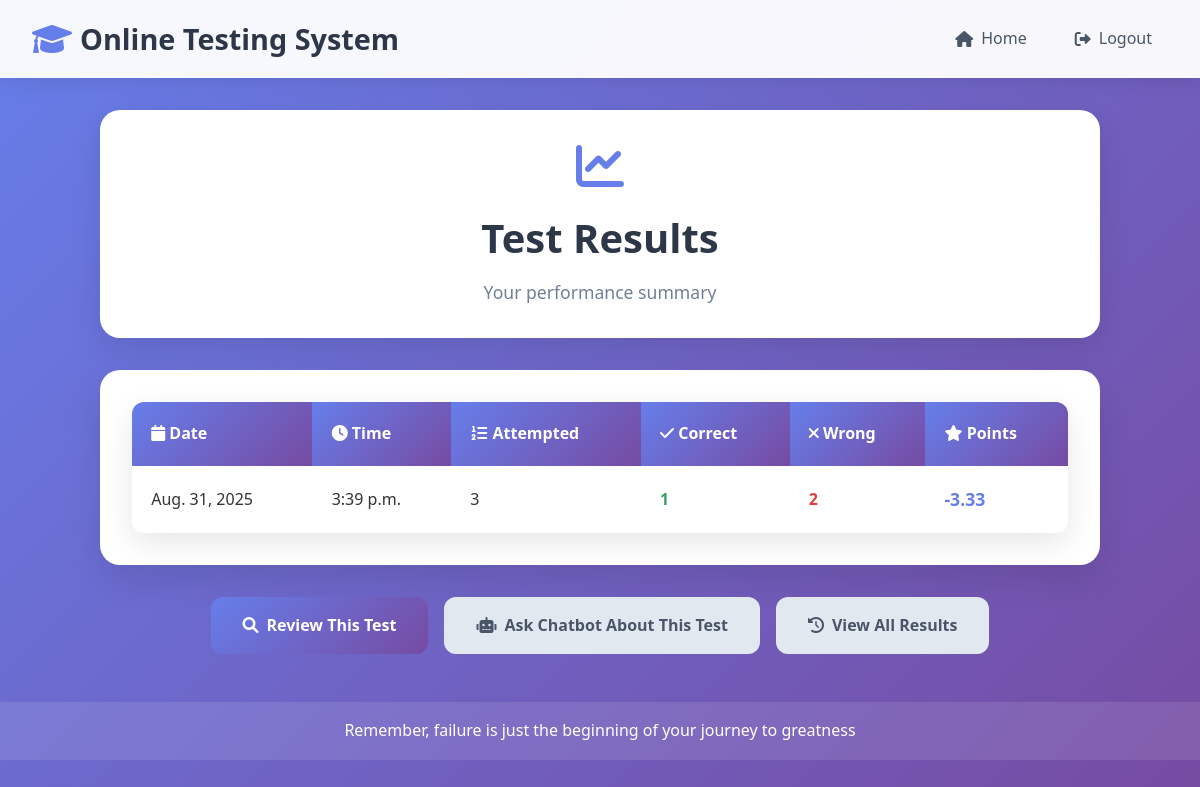
Screenshot of /result (signed in) with the database file from the repository.
### OTS/models.py (models this page shows, shortened)
class Result(models.Model):
    resultid = models.BigAutoField(primary_key=True, auto_created=True)
    username = models.ForeignKey(Candidate, on_delete=models.CASCADE)
    date = models.DateField(auto_now=True)
    time = models.TimeField(auto_now=True)
    attempt = models.IntegerField()
    right = models.IntegerField()
    wrong = models.IntegerField()
    points = models.FloatField()
    details = models.JSONField(default=list, blank=True)
    class Meta:
        ordering = ['-resultid']

### OTS/views.py (the view)
# urls.py: path('result', showTestResult, name='result'),
def showTestResult(request):
    if 'name' not in request.session:
        return HttpResponseRedirect("login")
    latest = Result.objects.filter(username_id=request.session['username']).order_by('-resultid')[:1]
    return render(request, 'show_result.html', {'result': latest})

### templates/show_result.html (shortened to what this page needs)
{% extends 'main.html' %}
{% block top %}
<a href="{% url 'OTS:home' %}"><i class="fas fa-home"></i> Home</a>
<a href="{% url 'OTS:logout' %}"><i class="fas fa-sign-out-alt"></i> Logout</a>
{% endblock %}
{% block content %}
<div class="result-container">
    <div class="result-header">
        <i class="fas fa-chart-line"></i>
        <h1>Test Results</h1>
        <p>Your performance summary</p>
    </div>
    <div class="result-table-container">
        <table class="result-table">
            <thead>
                <tr>
                    <th><i class="fas fa-calendar"></i> Date</th>
                    <th><i class="fas fa-clock"></i> Time</th>
                    <th><i class="fas fa-list-ol"></i> Attempted</th>
                    <th><i class="fas fa-check"></i> Correct</th>
                    <th><i class="fas fa-times"></i> Wrong</th>
                    <th><i class="fas fa-star"></i> Points</th>
                </tr>
            </thead>
            <tbody>
                {% for r in result %}
                <tr>
                    <td>{{ r.date }}</td>
                    <td>{{ r.time }}</td>
                    <td>{{ r.attempt }}</td>
                    <td class="correct">{{ r.right }}</td>
                    <td class="wrong">{{ r.wrong }}</td>
                    <td class="points">{{ r.points|floatformat:2 }}</td>
                </tr>
                {% endfor %}
            </tbody>
        </table>
    </div>
    <div class="result-actions">
        {% for r in result %}
        <a href="{% url 'OTS:testDetail' %}?resultid={{ r.resultid }}" class="action-btn primary">
            <i class="fas fa-search"></i> Review This Test
        </a>
        <a href="{% url 'OTS:chatbot' %}?resultid={{ r.resultid }}" class="action-btn secondary">
            <i class="fas fa-robot"></i> Ask Chatbot About This Test
        </a>
        {% endfor %}
        <a href="{% url 'OTS:testHistory' %}" class="action-btn secondary">
            <i class="fas fa-history"></i> View All Results
        </a>
    </div>
</div>
{% endblock %}

### static/theme.css (style rules this page uses)
* { margin: 0; padding: 0; box-sizing: border-box; }
body { font-family: 'Segoe UI', Tahoma, Geneva, Verdana, sans-serif; line-height: 1.6; color: #333; background: linear-gradient(135deg, #667eea 0%, #764ba2 100%); min-height: 100vh; }
.menu a { color: #4a5568; text-decoration: none; padding: 0.5rem 1rem; border-radius: 8px; transition: all 0.3s ease; display: flex; align-items: center; gap: 0.5rem; font-weight: 500; }
table { width: 100%; border-collapse: collapse; background: white; border-radius: 12px; overflow: hidden; box-shadow: 0 10px 30px rgba(0, 0, 0, 0.1); }
table th { background: linear-gradient(135deg, #667eea, #764ba2); color: white; padding: 1rem; text-align: left; font-weight: 600; }
table td { padding: 1rem; border-bottom: 1px solid #e2e8f0; }
.correct { color: #38a169; font-weight: 600; }
.wrong { color: #e53e3e; font-weight: 600; }
.points { color: #667eea; font-weight: 700; font-size: 1.1rem; }

### static/buttonstyle.css (style rules this page uses)
.action-btn { display: inline-flex; align-items: center; gap: 0.5rem; padding: 1rem 2rem; background: linear-gradient(135deg, #667eea, #764ba2); color: white; text-decoration: none; border-radius: 12px; font-weight: 600; transition: all 0.3s ease; }
.result-container, .history-container { max-width: 1000px; margin: 0 auto; }
.result-header, .history-header { background: white; border-radius: 20px; padding: 2rem; text-align: center; margin-bottom: 2rem; box-shadow: 0 10px 30px rgba(0, 0, 0, 0.1); }
.result-header i, .history-header i { font-size: 3rem; color: #667eea; margin-bottom: 1rem; }
.result-header h1, .history-header h1 { color: #2d3748; font-size: 2.5rem; margin-bottom: 0.5rem; }
.result-header p { color: #718096; font-size: 1.1rem; }
.result-table-container, .history-table-container { background: white; border-radius: 20px; padding: 2rem; box-shadow: 0 15px 35px rgba(0, 0, 0, 0.1); margin-bottom: 2rem; overflow-x: auto; }
.result-table, .history-table { width: 100%; border-collapse: collapse; margin: 0; }
.result-table th, .history-table th { background: linear-gradient(135deg, #667eea, #764ba2); color: white; padding: 1.2rem; text-align: left; font-weight: 600; border: none; }
.result-table td, .history-table td { padding: 1.2rem; border-bottom: 1px solid #e2e8f0; border: none; }
.result-actions { display: flex; gap: 1rem; justify-content: center; flex-wrap: wrap; }
.action-btn.primary { background: linear-gradient(135deg, #667eea, #764ba2); color: white; }
.action-btn.secondary { background: #e2e8f0; color: #4a5568; }

### rows the page displays
Result: date "Aug. 31, 2025", time "3:39 p.m.", attempt "3", right "1", wrong "2", points "-3.33"
